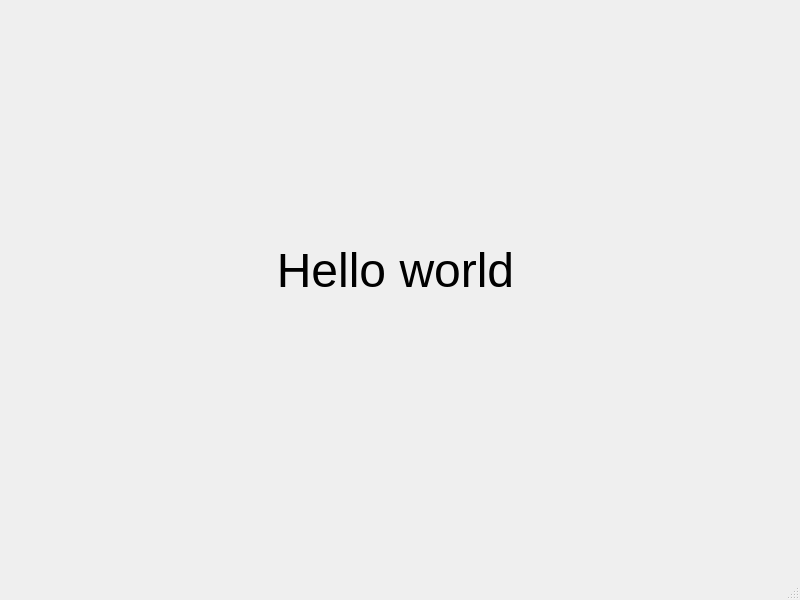
<?xml version="1.0" encoding="UTF-8"?>
<ui version="4.0">
 <class>Window</class>
 <widget class="QMainWindow" name="Window">
  <property name="geometry">
   <rect>
    <x>0</x>
    <y>0</y>
    <width>800</width>
    <height>600</height>
   </rect>
  </property>
  <property name="windowTitle">
   <string>Window</string>
  </property>
  <widget class="QWidget" name="centralwidget">
   <widget class="QLabel" name="label">
    <property name="geometry">
     <rect>
      <x>190</x>
      <y>240</y>
      <width>411</width>
      <height>61</height>
     </rect>
    </property>
    <property name="font">
     <font>
      <pointsize>36</pointsize>
     </font>
    </property>
    <property name="text">
     <string>Hello world</string>
    </property>
    <property name="alignment">
     <set>Qt::AlignCenter</set>
    </property>
   </widget>
  </widget>
  <widget class="QMenuBar" name="menubar">
   <property name="geometry">
    <rect>
     <x>0</x>
     <y>0</y>
     <width>800</width>
     <height>21</height>
    </rect>
   </property>
  </widget>
  <widget class="QStatusBar" name="statusbar"/>
 </widget>
 <resources/>
 <connections/>
</ui>
